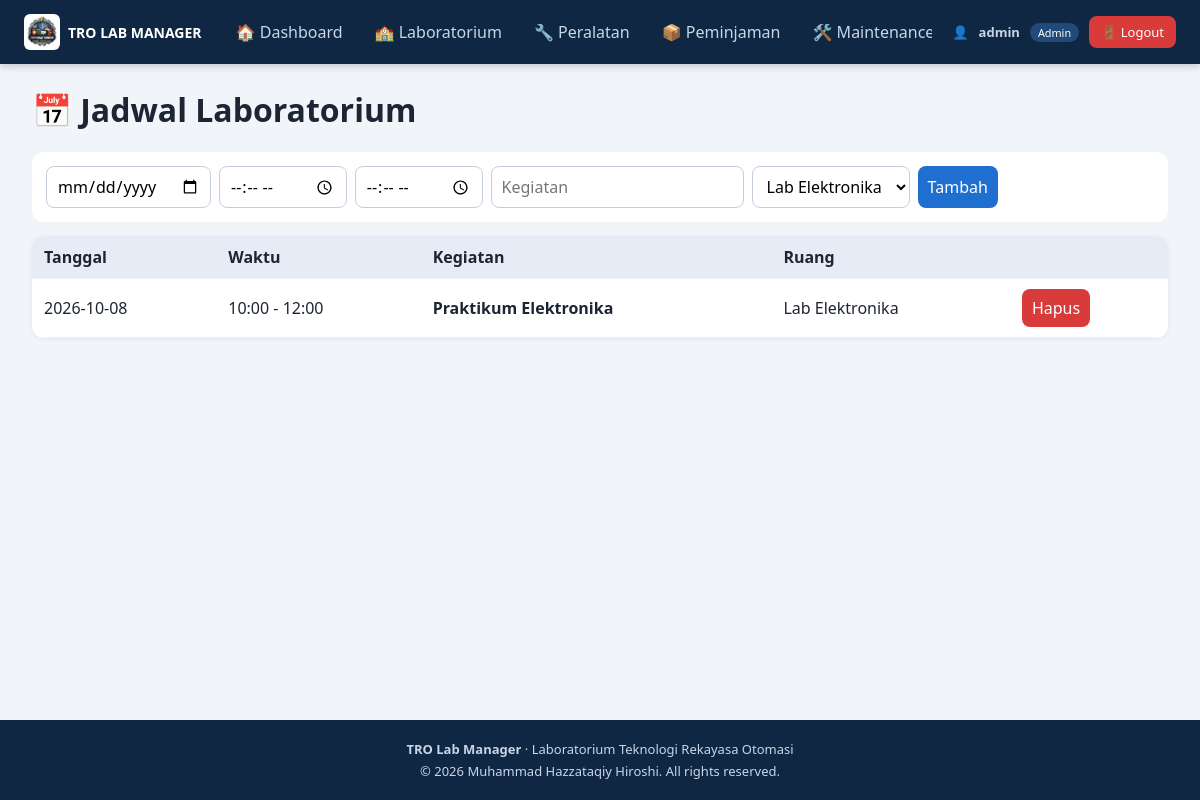
The page /schedule (signed in) on the database its author committed.
### tables this page shows
CREATE TABLE settings(key TEXT PRIMARY KEY, value TEXT);

CREATE TABLE schedules(id INTEGER PRIMARY KEY, tanggal TEXT, mulai TEXT, selesai TEXT,
        kegiatan TEXT, ruang TEXT);

### BACKEND/app.py (the view)
@app.route("/schedule")
def schedule():
    return render_template("schedule.html",
                           rows=q("SELECT * FROM schedules ORDER BY tanggal, mulai"),
                           labs=q("SELECT nama FROM labs ORDER BY nama"))

### BACKEND/app.py (called while the page is built)
def db():
    if "db" not in g:
        g.db = sqlite3.connect(DB)
        g.db.row_factory = sqlite3.Row
    return g.db

def q(sql, args=(), one=False):
    rows = db().execute(sql, args).fetchall()
    return (rows[0] if rows else None) if one else rows

@app.context_processor
def inject_settings():
    return {"S": {r["key"]: r["value"] for r in q("SELECT * FROM settings")}}

@app.before_request
def require_login():
    ep = request.endpoint
    if ep in ("login", "register", "static"):
        return
    if not session.get("user"):
        return redirect(url_for("login"))
    if ep in ADMIN_ONLY and not is_admin():
        flash("Akses ditolak: aksi ini hanya untuk Admin.", "err")
        return redirect(url_for("dashboard"))

### FRONTEND/templates/schedule.html
{% extends "base.html" %}{% block content %}
{% set admin = session.role == 'Admin' %}
<h1>📅 Jadwal Laboratorium</h1>
{% if admin %}
<form class="grid" method="post" action="{{ url_for('schedule_add') }}">
  <input type="date" name="tanggal" required><input type="time" name="mulai" required><input type="time" name="selesai" required>
  <input name="kegiatan" placeholder="Kegiatan" required>
  <select name="ruang" required>{% for l in labs %}<option>{{ l.nama }}</option>{% endfor %}</select>
  <button>Tambah</button>
</form>
{% endif %}
<table><tr><th>Tanggal</th><th>Waktu</th><th>Kegiatan</th><th>Ruang</th>{% if admin %}<th></th>{% endif %}</tr>
{% for s in rows %}<tr><td>{{ s.tanggal }}</td><td>{{ s.mulai }} - {{ s.selesai }}</td><td><b>{{ s.kegiatan }}</b></td><td>{{ s.ruang }}</td>
{% if admin %}<td><form method="post" action="{{ url_for('schedule_delete', i=s.id) }}"><button class="del">Hapus</button></form></td>{% endif %}</tr>
{% else %}<tr><td colspan="{{ 5 if admin else 4 }}" class="muted">Belum ada jadwal.</td></tr>{% endfor %}</table>
{% endblock %}

### FRONTEND/templates/base.html (shortened to what this page needs)
<!DOCTYPE html>
<html lang="id"><head><meta charset="UTF-8"><meta name="viewport" content="width=device-width,initial-scale=1">
<link rel="stylesheet" href="{{ url_for('static', filename='style.css') }}"></head>
<body>
<header class="topbar">
  <div class="brand">
    {% if S.logo %}<img src="{{ url_for('static', filename='uploads/' + S.logo) }}" alt="logo">{% else %}<span class="ico">🤖</span>{% endif %}
    <b>TRO LAB MANAGER</b>
  </div>
  <nav>
    {% for ep, label, adm in [('dashboard','🏠 Dashboard',false),('labs','🏫 Laboratorium',false),('equipment','🔧 Peralatan',false),('borrowing','📦 Peminjaman',false),('maintenance','🛠️ Maintenance',false),('schedule','📅 Jadwal',false),('settings','⚙️ Settings',true)] %}
    {% if session.role == 'Admin' or not adm %}
    <a href="{{ url_for(ep) }}" class="{{ 'on' if request.endpoint == ep }}">{{ label }}</a>
    {% endif %}
    {% endfor %}
  </nav>
  <div class="userbox">
    👤 <b>{{ session.user }}</b> <small>{{ session.role }}</small>
    <a class="logout" href="{{ url_for('logout') }}" onclick="return confirm('Yakin ingin logout?')">🚪 Logout</a>
  </div>
</header>
<main>
  {% block content %}{% endblock %}
</main>
<footer class="footer">
  <b>TRO Lab Manager</b> · {{ S.nama_lab }}<br>
  © <span id="yr">2026</span> Muhammad Hazzataqiy Hiroshi. All rights reserved.
</footer>
</body></html>

### FRONTEND/static/style.css (style rules this page uses)
* { box-sizing:border-box }
body { margin:0;font-family:Segoe UI,Arial,sans-serif;background:#f1f4f9;color:#1d2433;display:flex;flex-direction:column;min-height:100vh }
.topbar { background:#0f2742;color:#fff;display:flex;align-items:center;gap:20px;padding:0 24px;min-height:64px;position:sticky;top:0;z-index:10;box-shadow:0 2px 8px #0003 }
.brand { display:flex;align-items:center;gap:8px;font-size:14px;white-space:nowrap }
.brand img { width:36px;height:36px;object-fit:contain;border-radius:6px;background:#fff }
.topbar nav { display:flex;gap:4px;flex:1;overflow-x:auto }
.topbar nav a { color:#c9d6e8;text-decoration:none;padding:10px 14px;border-radius:8px;white-space:nowrap }
.userbox { display:flex;align-items:center;gap:10px;font-size:13px;color:#c9d6e8;white-space:nowrap }
.userbox small { background:#1f4a7a;color:#fff;padding:2px 8px;border-radius:10px }
.userbox a.logout { background:#d93a3a;color:#fff;padding:7px 12px;border-radius:8px;text-decoration:none }
main { flex:1;width:100%;max-width:1280px;margin:0 auto;padding:24px 32px }
h1 { margin-top:0 }
.footer { background:#0f2742;color:#c9d6e8;text-align:center;padding:18px 24px;font-size:13px;line-height:1.7 }
table { width:100%;border-collapse:collapse;background:#fff;border-radius:12px;overflow:hidden;box-shadow:0 1px 4px #0001;margin-top:14px }
th { background:#e6ecf5;text-align:left }
th,td { padding:10px 12px;border-bottom:1px solid #eef1f6;vertical-align:middle }
input,select,textarea,button { font:inherit;padding:8px 10px;border:1px solid #c5cedb;border-radius:8px;background:#fff }
button { background:#1f6fd1;color:#fff;border:0;cursor:pointer }
.del { background:#d93a3a }
.bar,.grid { display:flex;flex-wrap:wrap;gap:8px;margin:12px 0 }
.grid { background:#fff;padding:14px;border-radius:12px }

### rows shown on the page
settings: value (picture)
schedules: tanggal "2026-10-08", mulai "10:00", selesai "12:00", kegiatan "Praktikum Elektronika", ruang "Lab Elektronika"
settings: nama_lab "Laboratorium Teknologi Rekayasa Otomasi"

### other values the page prints
{{ label }} "🏠 Dashboard" "🏫 Laboratorium" "🔧 Peralatan" "📦 Peminjaman" "🛠️…"
{{ session.user }} "admin"
{{ session.role }} "Admin"
form field ruang "Lab Elektronika"
